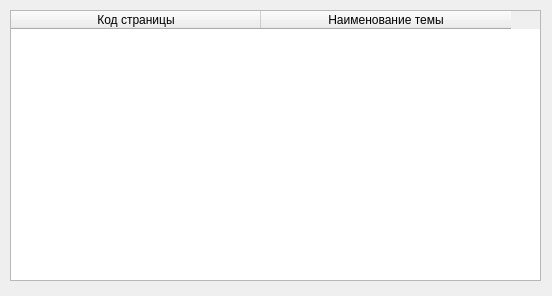
<?xml version="1.0" encoding="UTF-8"?>
<ui version="4.0">
 <class>OpenTheoryFile</class>
 <widget class="QDialog" name="OpenTheoryFile">
  <property name="geometry">
   <rect>
    <x>0</x>
    <y>0</y>
    <width>552</width>
    <height>296</height>
   </rect>
  </property>
  <property name="windowTitle">
   <string>Открыть файл теории из ресурсов - RayTracing</string>
  </property>
  <widget class="QTableWidget" name="table_themes">
   <property name="geometry">
    <rect>
     <x>10</x>
     <y>10</y>
     <width>531</width>
     <height>271</height>
    </rect>
   </property>
   <property name="editTriggers">
    <set>QAbstractItemView::NoEditTriggers</set>
   </property>
   <attribute name="horizontalHeaderDefaultSectionSize">
    <number>250</number>
   </attribute>
   <column>
    <property name="text">
     <string>Код страницы</string>
    </property>
   </column>
   <column>
    <property name="text">
     <string>Наименование темы</string>
    </property>
   </column>
  </widget>
 </widget>
 <resources/>
 <connections/>
</ui>
